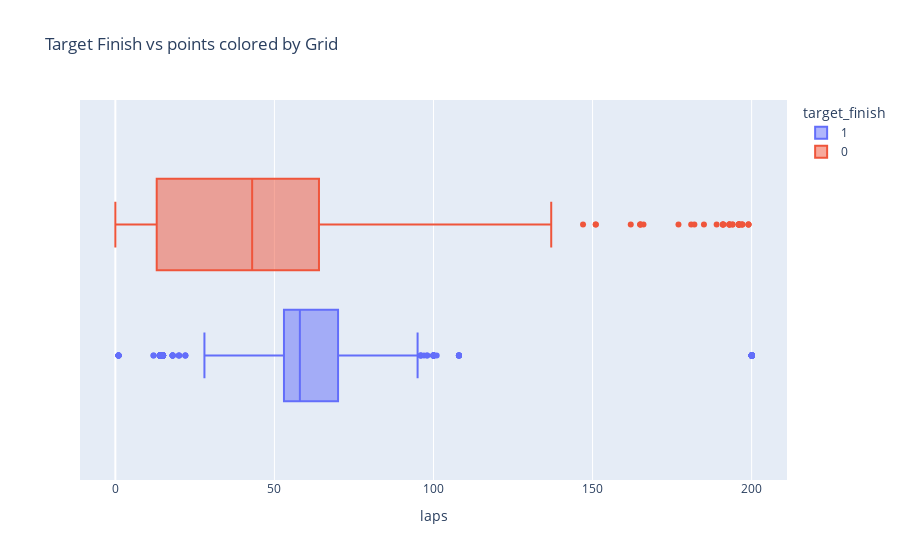

This figure's notebook cell:
### Code cell
fig = px.box(df, x="laps", color="target_finish", title="Target Finish vs points colored by Grid")
fig.show()

### Figure 1 — Plotly figure (JSON) as saved in the notebook; plotly's stock layout.template omitted (floating-point values rounded to 4 significant figures; data arrays with more than 128 entries replaced by an {"elided": "..."} marker saying what was removed)
{"data": [{"alignmentgroup": "True", "hovertemplate": "target_finish=1<br>laps=%{x}<extra></extra>", "legendgroup": "1", "marker": {"color": "#636efa"}, "name": "1", "notched": false, "offsetgroup": "1", "orientation": "h", "showlegend": true, "type": "box", "x": {"elided": "2895 float values"}, "x0": " ", "xaxis": "x", "y0": " ", "yaxis": "y"}, {"alignmentgroup": "True", "hovertemplate": "target_finish=0<br>laps=%{x}<extra></extra>", "legendgroup": "0", "marker": {"color": "#EF553B"}, "name": "0", "notched": false, "offsetgroup": "0", "orientation": "h", "showlegend": true, "type": "box", "x": {"elided": "7105 float values"}, "x0": " ", "xaxis": "x", "y0": " ", "yaxis": "y"}], "layout": {"boxmode": "group", "legend": {"title": {"text": "target_finish"}, "tracegroupgap": 0}, "title": {"text": "Target Finish vs points colored by Grid"}, "xaxis": {"anchor": "y", "domain": [0, 1], "title": {"text": "laps"}}, "yaxis": {"anchor": "x", "domain": [0, 1]}}}
